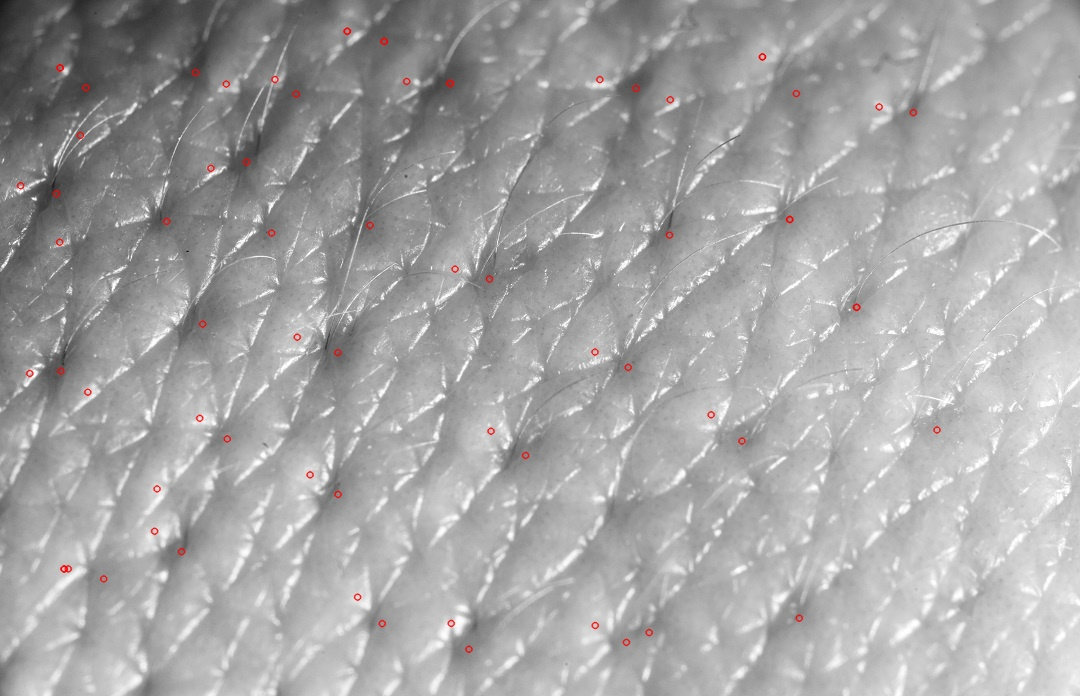
#> input picture PhotoOut.jpg, 1080 x 696 px
$ python object_size.py --image PhotoOut.jpg --width 1.0   (older library calls are emulated)
#> lines starting #> are read from the running program, lines starting #| are printed output that depends on the picture; after the words box and inside, x2 and y2 are one past the last pixel; in counts of white or black regions, pixels touching at a corner belong together
# import the necessary packages
from scipy.spatial import distance as dist
from imutils import perspective
from imutils import contours
import numpy as np
import argparse
import imutils
import cv2

def midpoint(ptA, ptB):
	return ((ptA[0] + ptB[0]) * 0.5, (ptA[1] + ptB[1]) * 0.5)

# construct the argument parse and parse the arguments
ap = argparse.ArgumentParser()
ap.add_argument("-i", "--image", required=True,
	help="path to the input image")
ap.add_argument("-w", "--width", type=float, required=True,
	help="width of the left-most object in the image (in inches)")
args = vars(ap.parse_args())
# load the image, convert it to grayscale, and blur it slightly
image = cv2.imread(args["image"])
#> image is the input picture: shape (696, 1080, 3); mean B, G, R 164.4, 164.4, 164.9
gray = cv2.cvtColor(image, cv2.COLOR_BGR2GRAY)
gray = cv2.GaussianBlur(gray, (7, 7), 0)

# perform edge detection, then perform a dilation + erosion to
# close gaps in between object edges
edged = cv2.Canny(gray, 50, 100)
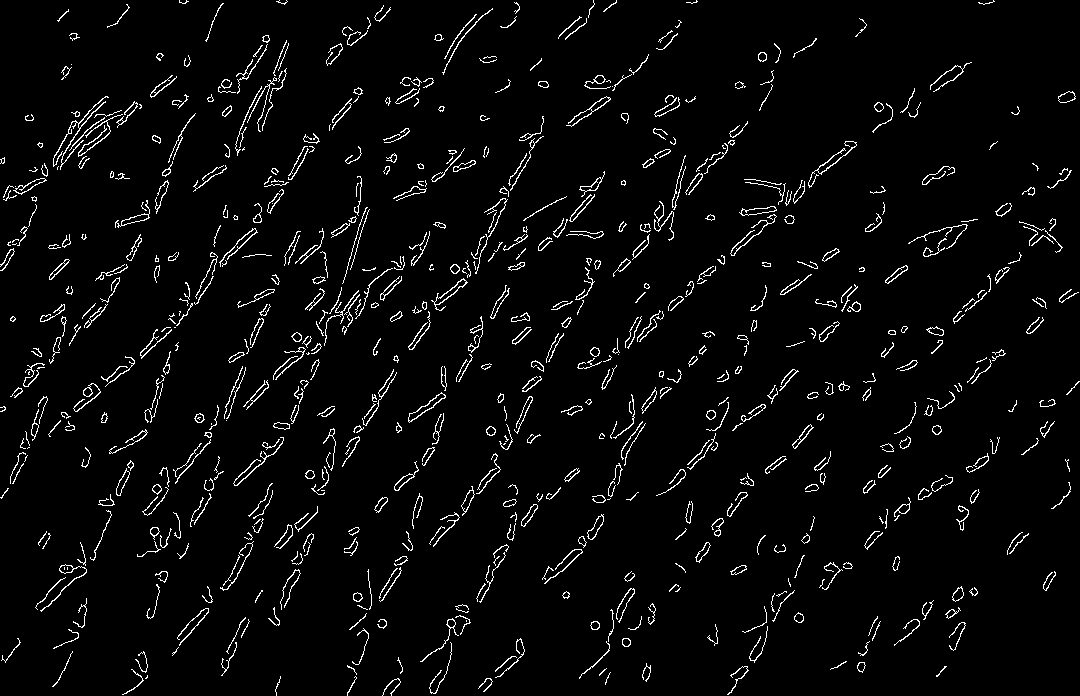
#> edged: shape (696, 1080); 3.8% white in thin lines or dots
edged = cv2.dilate(edged, None, iterations=1)
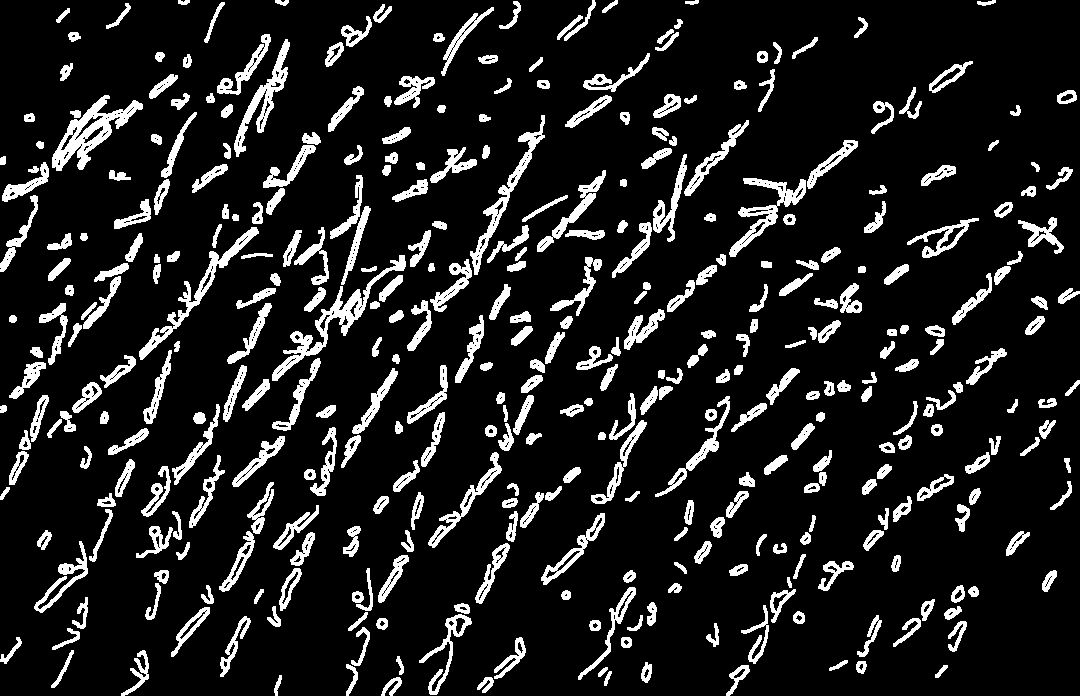
#> edged: shape (696, 1080); 12.3% white; 383 white regions, largest, box (x1, y1, x2, y2) and area: (52, 95, 143, 171) 2208, (272, 255, 406, 381) 2170, (139, 227, 259, 360) 1657
edged = cv2.erode(edged, None, iterations=1)
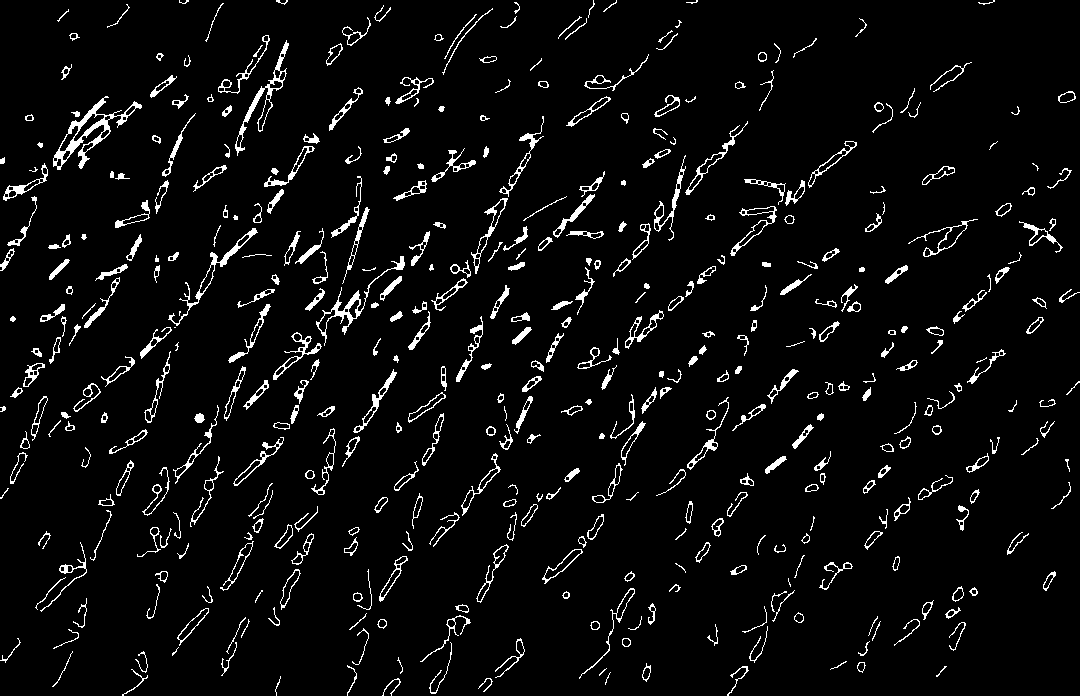
#> edged: shape (696, 1080); 5% white in thin lines or dots

# find contours in the edge map
cnts = cv2.findContours(edged.copy(), cv2.RETR_EXTERNAL,
	cv2.CHAIN_APPROX_SIMPLE)
#> cnts = 450 contours, 142 with area under 20; largest, box (x1, y1, x2, y2) and area: (53, 96, 142, 170) 1585, (235, 40, 289, 156) 814, (316, 256, 405, 346) 696, (168, 228, 258, 326) 578, (730, 206, 777, 256) 483
cnts = cnts[0] if imutils.is_cv2() else cnts[1]

# sort the contours from left-to-right and initialize the
# 'pixels per metric' calibration variable
(cnts, _) = contours.sort_contours(cnts)
pixelsPerMetric = None
# loop over the contours individually
for c in cnts:
	# if the contour is not sufficiently large, ignore it
	if cv2.contourArea(c) < 100:
		continue

	# compute the rotated bounding box of the contour
	orig = image.copy()
	box = cv2.minAreaRect(c)
	box = cv2.cv.BoxPoints(box) if imutils.is_cv2() else cv2.boxPoints(box)
	box = np.array(box, dtype="int")

	# order the points in the contour such that they appear
	# in top-left, top-right, bottom-right, and bottom-left
	# order, then draw the outline of the rotated bounding
	# box
	box = perspective.order_points(box)
	cv2.drawContours(orig, [box.astype("int")], -1, (0, 255, 0), 2)

	# loop over the original points and draw them
	for (x, y) in box:
		cv2.circle(orig, (int(x), int(y)), 5, (0, 0, 255), -1)
		# unpack the ordered bounding box, then compute the midpoint
	# between the top-left and top-right coordinates, followed by
	# the midpoint between bottom-left and bottom-right coordinates
	(tl, tr, br, bl) = box
	(tltrX, tltrY) = midpoint(tl, tr)
	(blbrX, blbrY) = midpoint(bl, br)

	# compute the midpoint between the top-left and top-right points,
	# followed by the midpoint between the top-righ and bottom-right
	(tlblX, tlblY) = midpoint(tl, bl)
	(trbrX, trbrY) = midpoint(tr, br)

	# draw the midpoints on the image
	cv2.circle(orig, (int(tltrX), int(tltrY)), 5, (255, 0, 0), -1)
	cv2.circle(orig, (int(blbrX), int(blbrY)), 5, (255, 0, 0), -1)
	cv2.circle(orig, (int(tlblX), int(tlblY)), 5, (255, 0, 0), -1)
	cv2.circle(orig, (int(trbrX), int(trbrY)), 5, (255, 0, 0), -1)

	# draw lines between the midpoints
	cv2.line(orig, (int(tltrX), int(tltrY)), (int(blbrX), int(blbrY)),
		(255, 0, 255), 2)
	cv2.line(orig, (int(tlblX), int(tlblY)), (int(trbrX), int(trbrY)),
		(255, 0, 255), 2)
		# compute the Euclidean distance between the midpoints
	dA = dist.euclidean((tltrX, tltrY), (blbrX, blbrY))
	dB = dist.euclidean((tlblX, tlblY), (trbrX, trbrY))

	# if the pixels per metric has not been initialized, then
	# compute it as the ratio of pixels to supplied metric
	# (in this case, inches)
	if pixelsPerMetric is None:
		pixelsPerMetric = dB / args["width"]
		# compute the size of the object
	dimA = dA / pixelsPerMetric
	dimB = dB / pixelsPerMetric

	# draw the object sizes on the image
	cv2.putText(orig, "{:.1f}in".format(dimA),
		(int(tltrX - 15), int(tltrY - 10)), cv2.FONT_HERSHEY_SIMPLEX,
		0.65, (255, 255, 255), 2)
	cv2.putText(orig, "{:.1f}in".format(dimB),
		(int(trbrX + 10), int(trbrY)), cv2.FONT_HERSHEY_SIMPLEX,
		0.65, (255, 255, 255), 2)

	# show the output image
	cv2.imshow("Image", orig)
	cv2.waitKey(0)
#> this loop made 450 passes
#> (tl, tr, br, bl, tltrX, tltrY, blbrX, blbrY) on pass 6: ([-1, 191], [43, 162], [52, 176], [6, 204], 21, 176.5, 29, 190)
#> (tl, tr, br, bl, tltrX, tltrY, blbrX, blbrY) on passes 7, 12, 15, 20, 21, 25: ([6, 244], [32, 194], [43, 200], [17, 250], 19, 219, 30, 225), ([15, 379], [34, 356], [45, 365], [26, 388], 24.5, 367.5, 35.5, 376.5), ([26, 438], [40, 394], [48, 396], [33, 440], 33, 416, 40.5, 418), ([30, 601], [79, 542], [98, 557], [48, 617], 54.5, 571.5, 73, 587), ([37, 317], [63, 302], [66, 308], [41, 323], 50, 309.5, 53.5, 315.5), ([47, 277], [66, 257], [69, 260], [50, 280], 56.5, 267, 59.5, 270)
#> after the loop, pixelsPerMetric = 53.27

$ run again, on sanskar_contrast.jpg
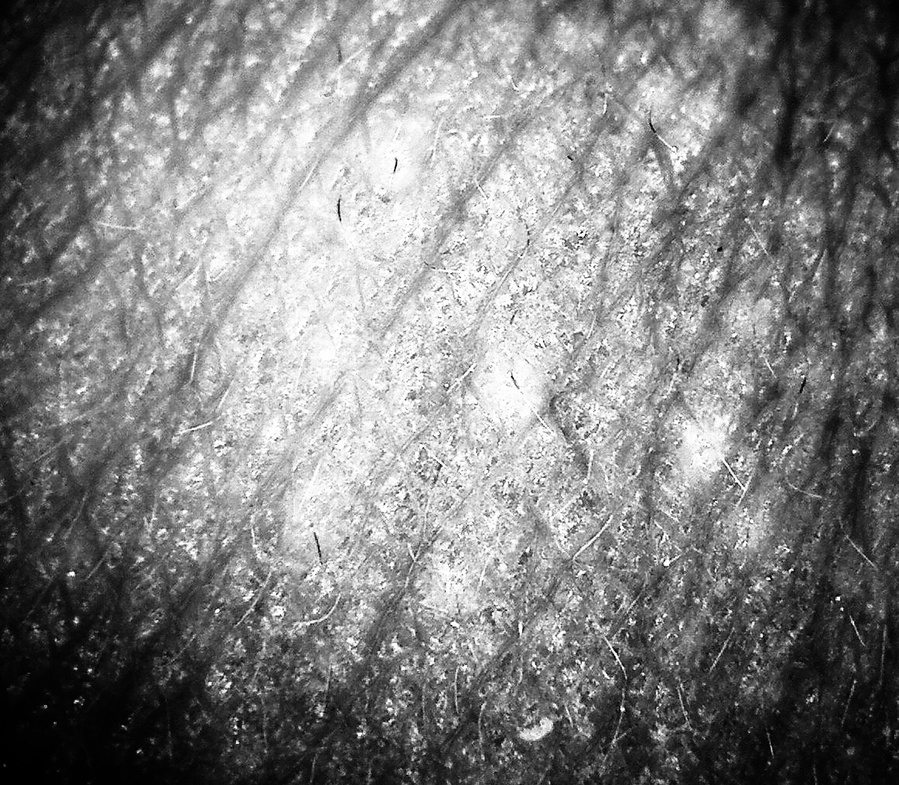
#> input picture sanskar_contrast.jpg, 899 x 785 px, shrunk from 1162 x 1015 before the run
#> image is the input picture: shape (785, 899, 3); min 0, max 255, mean 129.3
#> `edged = cv2.Canny(gray, 50, 100)`:
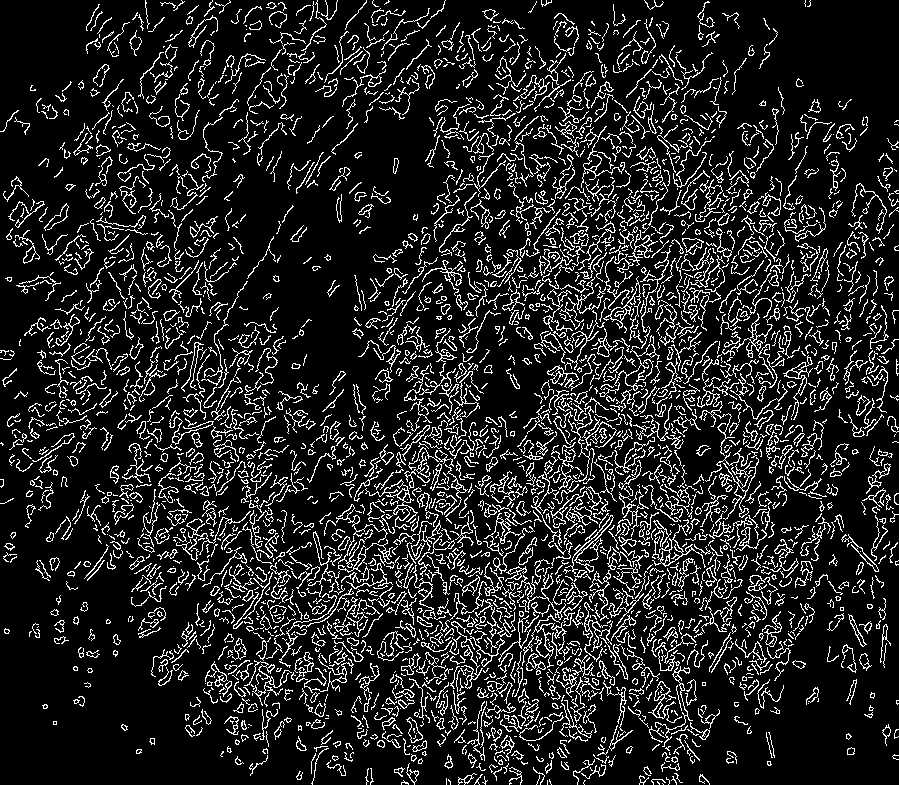
#> edged: shape (785, 899); 13.6% white in thin lines or dots
#> `edged = cv2.erode(edged, None, iterations=1)`:
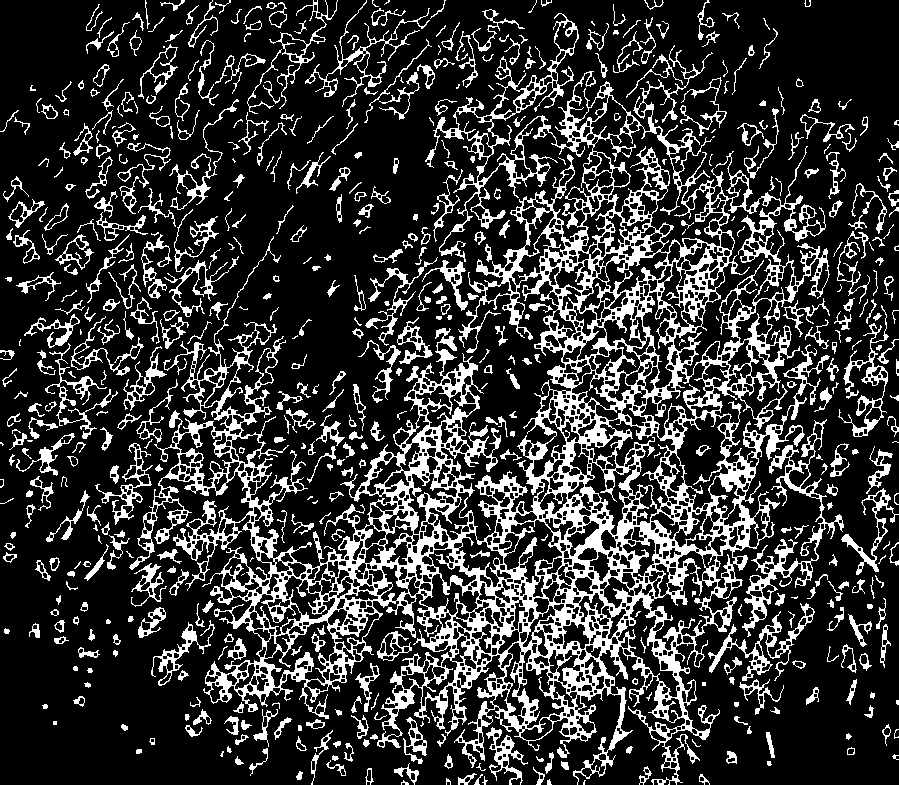
#> edged: shape (785, 899); 21.2% white; 584 white regions (96 under 20 px)
#> cnts = 561 contours, 243 with area under 20; largest, box (x1, y1, x2, y2) and area: (129, 13, 830, 785) 197878, (742, 419, 844, 637) 3203, (708, 603, 815, 681) 1418, (838, 305, 889, 437) 1242, (95, 443, 153, 525) 924
#> the loop `for c in cnts:` made 561 passes
#> (tl, tr, br, bl, tltrX, tltrY, blbrX, blbrY) on pass 14: ([4, 213], [32, 189], [44, 203], [17, 227], 18, 201, 30.5, 215)
#> after the loop `for c in cnts:`: pixelsPerMetric = 36.5
